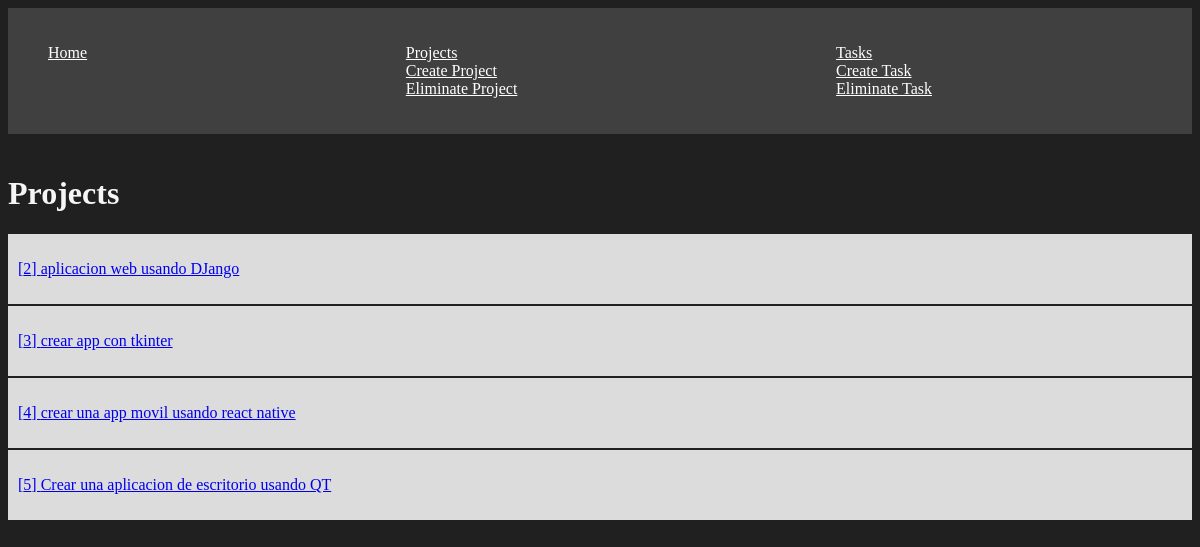
The page /projects/ on the database as committed earlier.
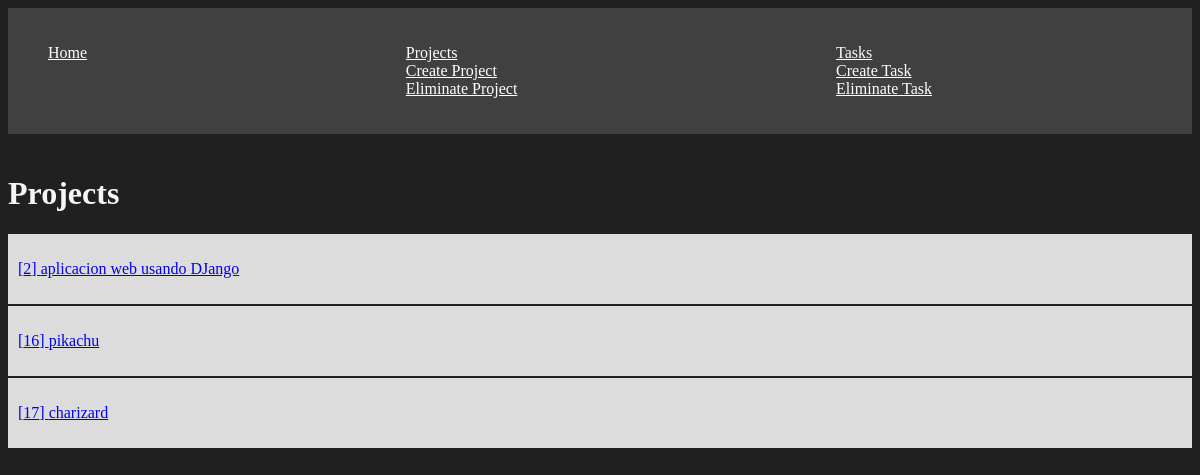
The same page on the database as committed later.
### app1/models.py (models this page shows, shortened)
class Project(models.Model):
    name = models.CharField(max_length=200)

### app1/views.py (the view)
# urls.py: path('projects/', views.projects, name="projects"),
def projects(request):
    projects = Project.objects.all()
    return render(request, 'projects/projects.html', {
        'projects': projects
    })

### app1/templates/projects/projects.html
{% extends 'layouts/base.html' %}
{% block content %}
<h1>Projects</h1>
{% for project in projects %}
    <article class="card">
        <a href="{% url 'project_detail' project.id %}">
            <p>[{{project.id}}] {{project.name}}</p>
        </a>
    </article>
{% endfor %}
{% endblock %}

Rows that differ between the two databases and show on the page:
removed Project: id "3", name "crear app con tkinter"
removed Project: id "4", name "crear una app movil usando react native"
removed Project: id "5", name "Crear una aplicacion de escritorio usando QT"
added Project: id "16", name "pikachu"
added Project: id "17", name "charizard"
